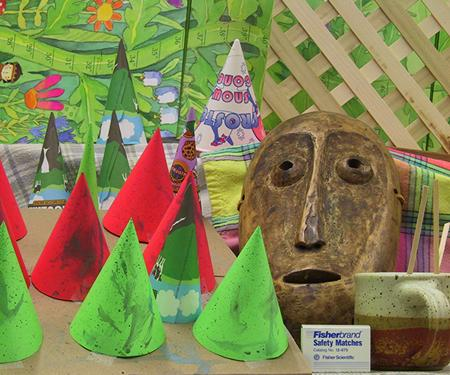
#> input picture Assignments/Assignment-5/Code/left.jpg, 450 x 375 px
$ python image_depth.py
#> lines starting #> are read from the running program, lines starting #| are printed output that depends on the picture
import numpy as np
import cv2
from matplotlib import pyplot as plt

imgL = cv2.imread('left.jpg', 0)
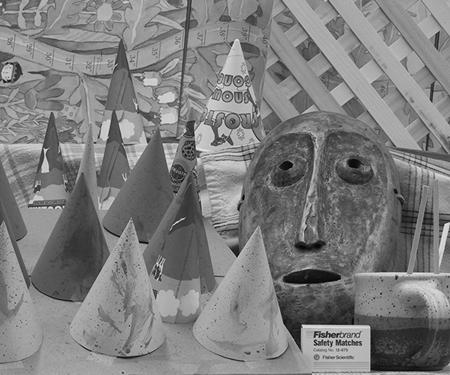
#> imgL: shape (375, 450); min 0, max 241, mean 125.5
imgR = cv2.imread('right.jpg', 0)
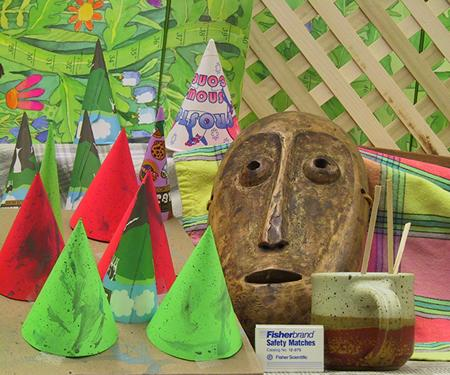
#> input picture Assignments/Assignment-5/Code/right.jpg, 450 x 375 px
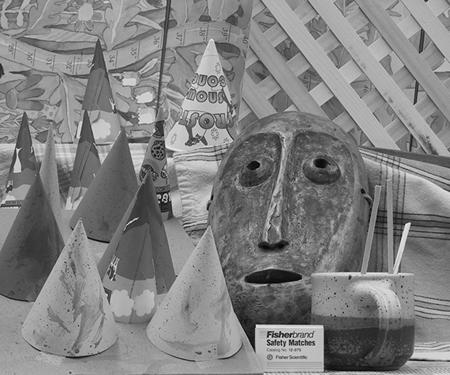
#> imgR: shape (375, 450); min 0, max 245, mean 128.9

print(imgL.shape, imgR.shape)
#| (375, 450) (375, 450)


stereo = cv2.StereoBM_create(numDisparities=64, blockSize=15)
disparity = stereo.compute(imgL, imgR)
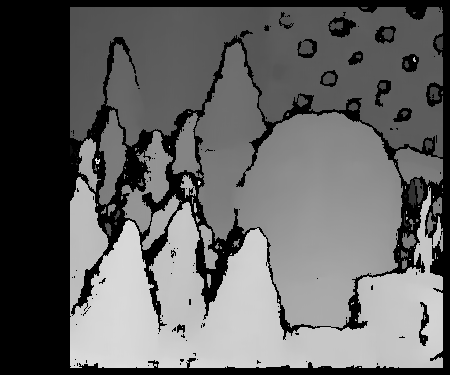
#> disparity: shape (375, 450) int16; min -16, max 964, mean 367.3; drawn with min black and max white

cv2.imwrite('disparity_img.png', disparity)
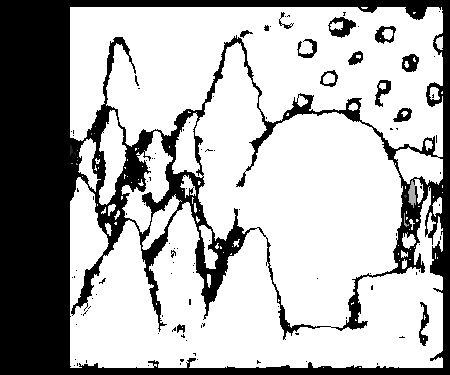
#> saved as disparity_img.png: shape (375, 450); min 0, max 255, mean 175.8

plt.imshow(disparity, 'gray')
plt.show()
